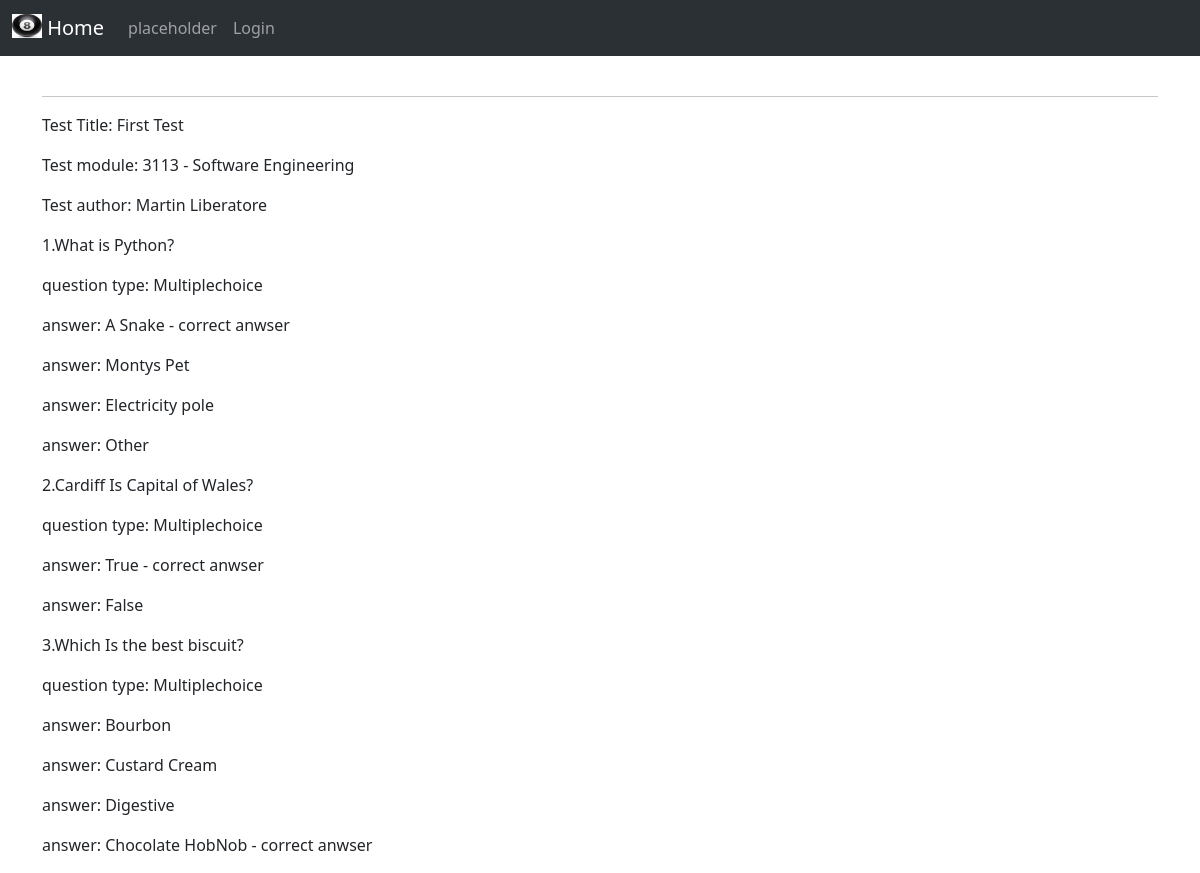
The app's page /Formative_test/1 with its own data.
### app/models.py (models this page shows, shortened)
class Formativetest(db.Model):
    id = db.Column(db.Integer, primary_key = True)
    testtitle = db.Column(db.Text,)
    author = db.Column(db.Text, db.ForeignKey('user.id'))
    module_code = db.Column(db.Integer, db.ForeignKey('module.id'))
    test_rating_num = db.Column(db.Integer, nullable=False)
    available_to_take = db.Column(db.Boolean, nullable=True, default=True)
    linkedquestions = db.relationship('Multiplechoice', secondary = Mc_Ft, backref=db.backref('linkquestions', lazy=True),lazy='subquery')

class Module(db.Model):
    id = db.Column(db.Integer, primary_key = True)
    code=db.Column(db.Text, default="")
    name=db.Column(db.Text, default="")
    credits=db.Column(db.Integer)
    formtestref = db.relationship('Formativetest', backref = 'mdls', lazy=True)

class User(UserMixin, db.Model):
    id = db.Column(db.Integer, primary_key = True)
    username = db.Column(db.String(10), index = True)
    forename = db.Column(db.String(128), index = True)
    surname = db.Column(db.String(128), index = True)
    password_hash = db.Column(db.String(128))
    email = db.Column(db.String(120), index=True, unique=True)
    year = db.Column(db.Integer)
    is_lecturer = db.Column(db.Boolean, nullable = False, default = False)
    results_s = db.relationship('Results_sum', backref='user', lazy=True)
    testauthor = db.relationship('Formativetest', backref = 'tstathr', lazy=True)

class Multiplechoice(db.Model):
    id = db.Column(db.Integer, primary_key = True)
    user_id=db.Column(db.Text, db.ForeignKey('user.id'))
    question= db.Column(db.Text, default="")
    answer_1= db.Column(db.Text, default="")
    ans_choice_1 = db.Column(db.Integer, default=False)
    answer_2= db.Column(db.Text, default="")
    ans_choice_2 = db.Column(db.Integer, default=False)
    answer_3= db.Column(db.Text, nullable=True)
    ans_choice_3 = db.Column(db.Integer, default=False)
    answer_4= db.Column(db.Text, nullable=True)
    ans_choice_4 = db.Column(db.Integer, default=False)
    rating = db.Column(db.Unicode(40))
    rating_num=db.Column(db.Integer)
    subject_tag = db.Column(db.Text, default = "")
    marks=db.Column(db.Integer, default=False)
    feedback = db.Column(db.Text, default="")
    topic_tag = db.Column(db.Text, default = "")
    question_type = db.Column(db.Text, nullable = False)

### app/routes.py (the view)
@app.route("/Formative_test/<int:Form_test_id>", methods=['GET'])
def formtest(Form_test_id):
    formtest = Formativetest.query.get_or_404(Form_test_id)
    formtestquestions = formtest.linkedquestions
    return render_template('Formative_test.html', title = formtest.testtitle , formtest=formtest, formtestquestions=formtestquestions)

### app/templates/Formative_test.html
{% extends "base.html" %}
{% block content %}
    <p>Test Title: {{ formtest.testtitle }}</p>
    <p>Test module: {{ formtest.mdls.code }} - {{ formtest.mdls.name }}</p>
    <p>Test author: {{ formtest.tstathr.forename}} {{ formtest.tstathr.surname}}</p>
{% for question in formtestquestions %}
    {% if question.question != '-' %}
        <p>{{ loop.index }}.{{ question.question }}</p>
        <p>question type:  {{question.question_type}}</p>
        {% if question.ans_choice_1==1 and question.question_type == 'Multiplechoice' %}
            <p>answer: {{question.answer_1}} - correct anwser</p>
        {% else %}
            <p>answer: {{question.answer_1}}</p>
        {% endif %}
        {% if question.answer_2 != '' %}
            {% if question.ans_choice_2==1 and question.question_type == 'Multiplechoice' %}
                <p>answer: {{question.answer_2}} - correct anwser</p>
            {% else %}
                <p>answer: {{question.answer_2}}</p>
            {% endif %}
        {% endif %}
        {% if question.answer_3 != ''%}
            {% if question.ans_choice_3==1 and question.question_type == 'Multiplechoice' %}
                <p>answer: {{question.answer_3}} - correct anwser</p>
            {% else %}
                <p>answer: {{question.answer_3}}</p>
            {% endif %}
        {% endif %}
        {% if question.answer_4 != ''%}
            {% if question.ans_choice_4==1 and question.question_type == 'Multiplechoice' %}
            <p>answer: {{question.answer_4}} - correct anwser</p>
            {% else %}
            <p>answer: {{question.answer_4}}</p>
            {% endif %}
        {% endif %}
    {% endif %}
{% endfor %}
{% endblock %}

### records on screen
Formativetest: testtitle "First Test"
Module: mdls.code "3113", mdls.name "Software Engineering"
User: tstathr.forename "Martin", tstathr.surname "Liberatore"
Multiplechoice: question "What is Python?", question_type "Multiplechoice", answer_1 "A Snake", answer_2 "Montys Pet", answer_3 "Electricity pole", answer_4 "Other"
Multiplechoice: question "Cardiff Is Capital of Wales?", question_type "Multiplechoice", answer_1 "True", answer_2 "False"
Multiplechoice: question "Which Is the best biscuit?", question_type "Multiplechoice", answer_1 "Bourbon", answer_2 "Custard Cream", answer_3 "Digestive", answer_4 "Chocolate HobNob"
